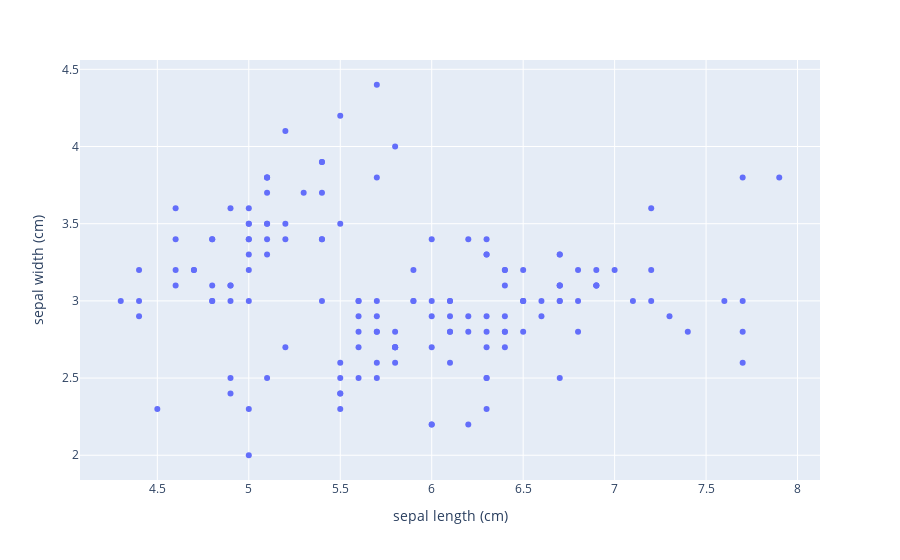

The code cell stored with this chart in its notebook:
### Code cell
px.scatter(dataFrame,x='sepal length (cm)',y='sepal width (cm)')`

### Figure 1 — Plotly figure (JSON) as saved in the notebook; plotly's stock layout.template omitted (floating-point values rounded to 4 significant figures; data arrays with more than 128 entries replaced by an {"elided": "..."} marker saying what was removed)
{"data": [{"hovertemplate": "sepal length (cm)=%{x}<br>sepal width (cm)=%{y}<extra></extra>", "legendgroup": "", "marker": {"color": "#636efa", "symbol": "circle"}, "mode": "markers", "name": "", "orientation": "v", "showlegend": false, "type": "scatter", "x": {"elided": "150 float values"}, "xaxis": "x", "y": {"elided": "150 float values"}, "yaxis": "y"}], "layout": {"legend": {"tracegroupgap": 0}, "margin": {"t": 60}, "xaxis": {"anchor": "y", "domain": [0, 1], "title": {"text": "sepal length (cm)"}}, "yaxis": {"anchor": "x", "domain": [0, 1], "title": {"text": "sepal width (cm)"}}}}
